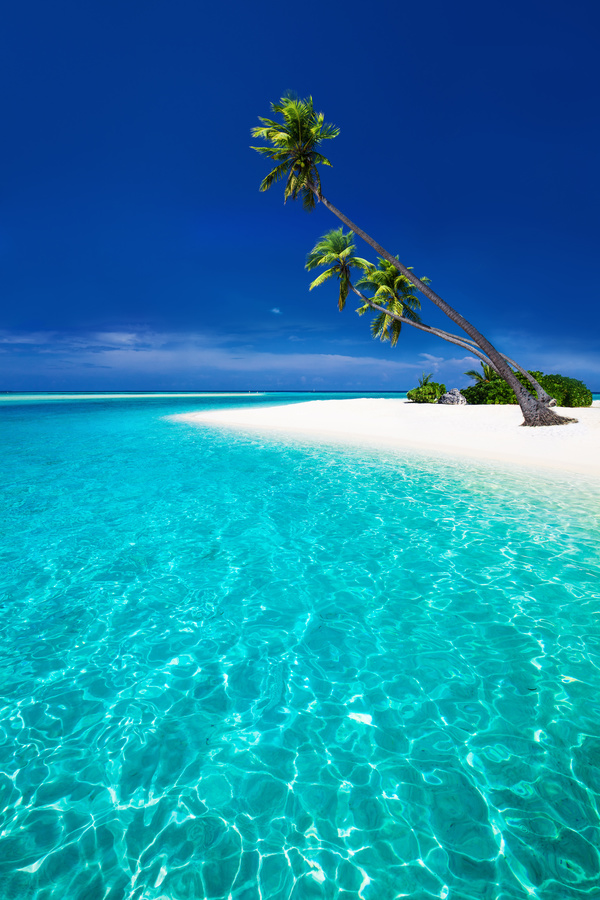
#> input picture 01. 22-11-2024/data/beach-blue.jpg, 600 x 900 px, found by its file name
$ jupyter execute 002-color_models.ipynb
#> lines starting #> are read from the running program, lines starting #| are printed output that depends on the picture
[cell 1]
import cv2
from PIL import Image
import numpy as np

# Understand the difference RGB, BGR, HSV, Grayscale

Run RGB_BGR_HSV_Grayscale.py to see all of different channels visually

# RGB vs HSV Detailed Explanation

RGB (Red, Green, Blue) is an additive color model where colors are represented as combinations of red, green, and blue values.

HSV (Hue, Saturation, Value) is another color space that is more intuitive for humans, as it separates chromatic content from brightness.

[cell 2]
import matplotlib.pyplot as plt

# Load image in RGB
image = cv2.imread('./data/beach-blue.jpg')
#> image is the input picture: shape (900, 600, 3); mean B, G, R 171.4, 135.3, 24
image_rgb = cv2.cvtColor(image, cv2.COLOR_BGR2RGB)

# Convert RGB to HSV
image_hsv = cv2.cvtColor(image_rgb, cv2.COLOR_RGB2HSV)
#> image_hsv: shape (900, 600, 3); mean H, S, V 95.8, 225.8, 173.9

# Plot both RGB and HSV
plt.subplot(1, 2, 1)
plt.imshow(image_rgb)
plt.title('RGB Image')

plt.subplot(1, 2, 2)
plt.imshow(image_hsv)
plt.title('HSV Image')

plt.show()
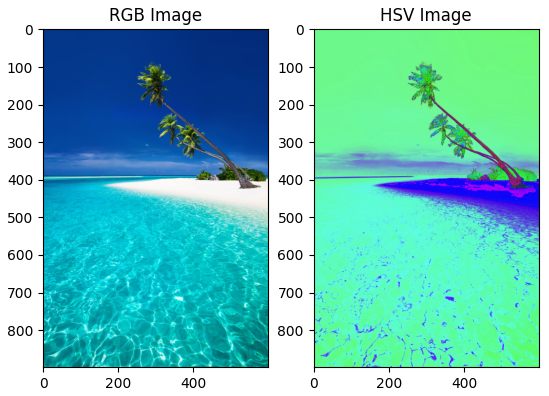
#> figure drawn by matplotlib, 2 panels

RGB value [100, 255, 180] means red = 100, green = 255, blue = 180 when converted to HSV will be Hue = 100, Saturation = 255, and Value = 180.

 The HSV matrix as RGb when we save or show an image, our eyes are used to recognizing the pixels as RGB and hence interpret the H channel as Red and S as Green and V as Blue.

# Hue, Saturation, Contrast, Shadows

- Hue: The attribute of a color (red, blue, yellow).
- Saturation: The intensity or purity of a color.
- Contrast: The difference between light and dark areas of an image.
- Shadows: The darker areas of an image where details are less visible.

[cell 3]
import numpy as np
import seaborn as sns

# Load the image and convert to HSV
image = cv2.imread('./data/beach-blue.jpg')
image_hsv = cv2.cvtColor(image, cv2.COLOR_BGR2HSV)

# Plot histograms for Hue, Saturation, and Value
hue_hist = cv2.calcHist([image_hsv], [0], None, [180], [0, 180])
#> hue_hist = 180 values, max 92267 at index 109, min 0 at index 151, mean 3000
saturation_hist = cv2.calcHist([image_hsv], [1], None, [256], [0, 256])
#> saturation_hist = 256 values, max 106873 at index 255, min 6 at index 1, mean 2109.4
value_hist = cv2.calcHist([image_hsv], [2], None, [256], [0, 256])
#> value_hist = 256 values, max 12870 at index 132, min 0 at index 0, mean 2109.4

# Set Seaborn styling
sns.set(style="whitegrid", palette="muted", font_scale=1.2)

# Plotting
plt.figure(figsize=(16, 6))

# Plot the Hue histogram
plt.subplot(1, 3, 1)
sns.lineplot(x=np.arange(180), y=hue_hist[:, 0], color='orange')
plt.title('Hue Histogram', fontsize=14, fontweight='bold')
plt.xlabel('Hue Value', fontsize=12)
plt.ylabel('Frequency', fontsize=12)
plt.grid(True)

# Plot the Saturation histogram
plt.subplot(1, 3, 2)
sns.lineplot(x=np.arange(256), y=saturation_hist[:, 0], color='green')
plt.title('Saturation Histogram', fontsize=14, fontweight='bold')
plt.xlabel('Saturation Value', fontsize=12)
plt.ylabel('Frequency', fontsize=12)
plt.grid(True)

# Plot the Value histogram
plt.subplot(1, 3, 3)
sns.lineplot(x=np.arange(256), y=value_hist[:, 0], color='blue')
plt.title('Value (Brightness) Histogram', fontsize=14, fontweight='bold')
plt.xlabel('Value (Brightness)', fontsize=12)
plt.ylabel('Frequency', fontsize=12)
plt.grid(True)

# Adjust the layout for better spacing
plt.tight_layout()

# Display the plots
plt.show()
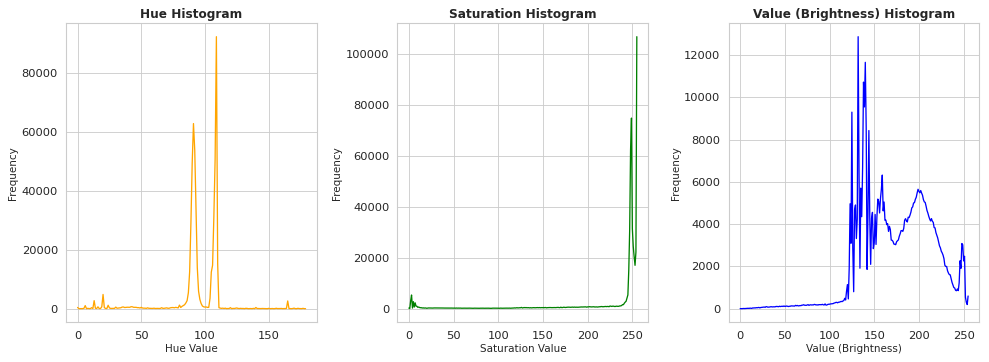
#> figure drawn by matplotlib, 3 panels; panel 1: curve peaks at x = 109, y = 92267; panel 2: curve peaks at x = 255, y = 106873; panel 3: curve peaks at x = 132, y = 12870
